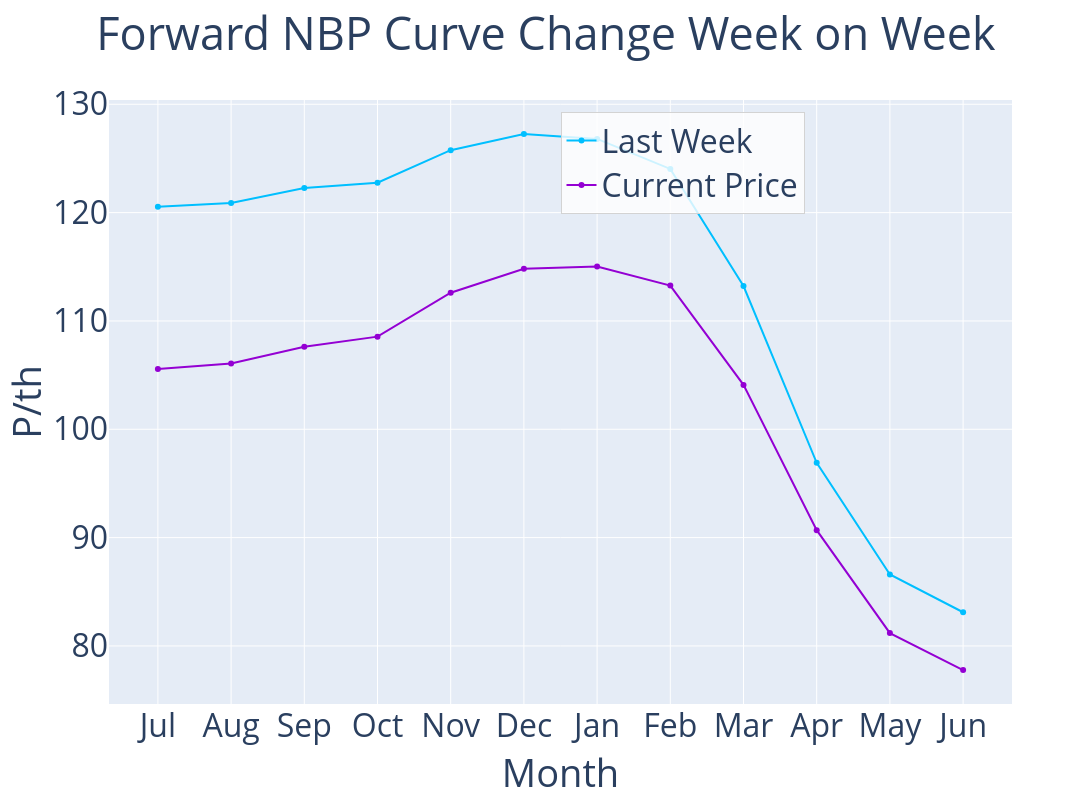

Notebook code for this chart:
### Code cell
## Last weeks data

current_date = datetime.date.today()
ed = current_date.strftime('%Y-%m-%d')
sd = (current_date - timedelta(days=7)).strftime('%Y-%m-%d')

lom = ['GWM ' + str(i) + '!-ICE' for i in range(1,13)]

my_data = icexl.get_timeseries(lom, ['Last'], granularity='D', start_date=sd, end_date=sd)
print(my_data)

#print(my_data)

last_week_p = my_data[1][1:]

## Current Data
wowf = ['ICE Theoretical Price']

wow_pull = icexl.get_quotes(lom, wowf)

current_theo_p = [i[1] for i in wow_pull[1:]]

def get_next_12_months():
    start_date = datetime.date.today() + datetime.timedelta(days=1)
    
    months_list = []
    current_date = start_date
    for _ in range(12):
        current_month = current_date.month
        current_year = current_date.year
        
        next_month = current_month + 1
        next_year = current_year
        if next_month > 12:
            next_month = 1
            next_year += 1
            
        current_date = datetime.date(next_year, next_month, 1)
        months_list.append(current_date.strftime('%b'))
    return months_list

labels = get_next_12_months()

fig2 = go.Figure()

# Add traces with marker/line colors INSIDE go.Scatter()
fig2.add_trace(go.Scatter(
    x=labels, 
    y=last_week_p, 
    mode='lines+markers', 
    name='Last Week',
    marker=dict(color='deepskyblue'),
    line=dict(color='deepskyblue')
))

fig2.add_trace(go.Scatter(
    x=labels, 
    y=current_theo_p, 
    mode='lines+markers', 
    name='Current Price',
    marker=dict(color='darkviolet'),
    line=dict(color='darkviolet')
))

fig2.update_layout(
    title={
        'text': 'Forward NBP Curve Change Week on Week',
        'x': 0.5,  # Center the title
        'xanchor': 'center'
    },
    xaxis_title='Month',
    yaxis_title='P/th',
    legend=dict(
        x=0.5,  # Position legend on the chart (left side)
        y=0.98,  # Near the top
        xanchor='left',
        yanchor='top',
        bgcolor='rgba(255, 255, 255, 0.8)', 
        bordercolor='lightgray',
        borderwidth=1
    ),
    hovermode='x unified',    width=1600, 
    height=800 ,font=dict(size=32)
)

fig2.write_image(r"C:\Users\diarmuid.egan\OneDrive - Flogas Ireland\Microsoft Teams Chat Files\Pictures\Daily_tv\forward_nbp.png")
fig2.show()

### Figure 1 — Plotly figure (JSON) as saved in the notebook; plotly's stock layout.template omitted (floating-point values rounded to 4 significant figures)
{"data": [{"line": {"color": "deepskyblue"}, "marker": {"color": "deepskyblue"}, "mode": "lines+markers", "name": "Last Week", "type": "scatter", "x": ["Jul", "Aug", "Sep", "Oct", "Nov", "Dec", "Jan", "Feb", "Mar", "Apr", "May", "Jun"], "y": [120.5, 120.9, 122.3, 122.8, 125.8, 127.3, 126.8, 124.0, 113.2, 96.9, 86.6, 83.11]}, {"line": {"color": "darkviolet"}, "marker": {"color": "darkviolet"}, "mode": "lines+markers", "name": "Current Price", "type": "scatter", "x": ["Jul", "Aug", "Sep", "Oct", "Nov", "Dec", "Jan", "Feb", "Mar", "Apr", "May", "Jun"], "y": [105.6, 106.1, 107.6, 108.5, 112.6, 114.8, 115.0, 113.3, 104.1, 90.69, 81.19, 77.78]}], "layout": {"font": {"size": 32}, "height": 800, "hovermode": "x unified", "legend": {"bgcolor": "rgba(255, 255, 255, 0.8)", "bordercolor": "lightgray", "borderwidth": 1, "x": 0.5, "xanchor": "left", "y": 0.98, "yanchor": "top"}, "title": {"text": "Forward NBP Curve Change Week on Week", "x": 0.5, "xanchor": "center"}, "width": 1600, "xaxis": {"autorange": true, "range": [-0.6476, 11.65], "title": {"text": "Month"}, "type": "category"}, "yaxis": {"autorange": true, "range": [74.64, 130.4], "title": {"text": "P/th"}, "type": "linear"}}}
